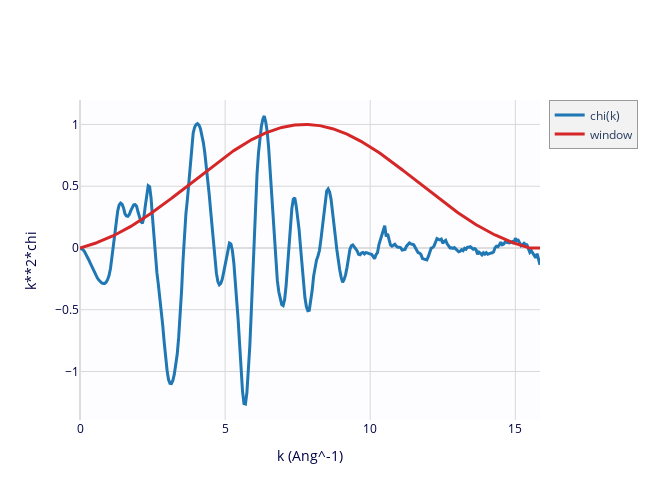

Notebook code for this chart:
### Markdown cell above
and now we will do the Fourier transform from $\chi(k)$ to $\chi(R)$, using the `xftf()` (XAFS Fourier Transform Forward) function.  We'll do the Fourier transform on $k^2$ weighted $\chi(k)$ with a Kaiser-Bessel Window.

### Code cell
from larch.xafs import xftf
xftf(fe2o3, kweight=2, kmin=2, kmax=13.0, dk=5, kwindow='Kaiser-Bessel')

multi_plot([dict(xdata=fe2o3.k, ydata=fe2o3.chi*fe2o3.k**2, xlabel='k (Ang^-1)', ylabel='k**2*chi', label='chi(k)'),
            dict(xdata=fe2o3.k, ydata=fe2o3.kwin, label='window')])

### Figure 1 — Plotly figure (JSON) as saved in the notebook; plotly's stock layout.template omitted (floating-point values rounded to 4 significant figures; data arrays with more than 128 entries replaced by an {"elided": "..."} marker saying what was removed)
{"data": [{"line": {"color": "#1f77b4", "width": 3}, "name": "chi(k)", "type": "scatter", "uid": "9e1c08a0-7551-450c-9626-817143d823b5", "x": {"elided": "318 float values"}, "y": {"elided": "318 float values"}}, {"line": {"color": "#d62728", "width": 3}, "name": "window", "type": "scatter", "uid": "f68d96f4-08e4-45ed-83ed-b5b7f4acf191", "x": {"elided": "318 float values"}, "y": {"elided": "318 float values"}}], "layout": {"height": 500, "hovermode": "closest", "legend": {"bgcolor": "#F2F2F2", "borderwidth": 0.5}, "plot_bgcolor": "#FDFDFF", "showlegend": true, "title": {}, "width": 650, "xaxis": {"autorange": true, "color": "#004", "gridcolor": "#D8D8D8", "range": [0, 15.85], "showgrid": true, "title": {"text": "k (Ang^-1)"}, "type": "linear", "zerolinecolor": "#DDD"}, "yaxis": {"autorange": true, "color": "#004", "gridcolor": "#D8D8D8", "range": [-1.393, 1.198], "showgrid": true, "title": {"text": "k**2*chi"}, "type": "linear", "zerolinecolor": "#DDD"}}}
